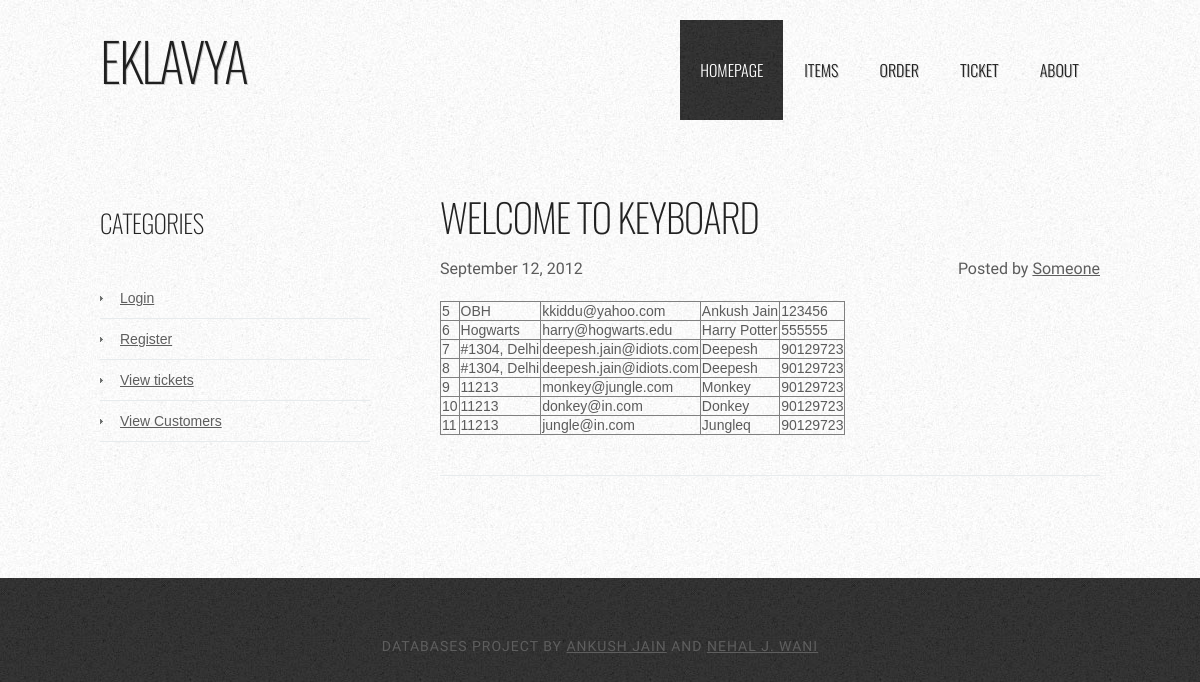
Page /customerItems.php on the committed database.
### tables this page shows
CREATE TABLE `Customer` (
  `CustID` int(10) NOT NULL AUTO_INCREMENT,
  `Address` varchar(500) NOT NULL,
  `Email` varchar(100) NOT NULL,
  `Name` varchar(100) NOT NULL,
  `Phone` varchar(15) NOT NULL,
  PRIMARY KEY (`CustID`)
);

### essential.php (the view, shortened to what this page needs)
<?php
function dbconnect(){
	$con = mysql_connect('localhost','root','ambition');
	if(!$con){
		die("Error in connection!");
	}
	else {
		$chooseDB = "USE dbapp";
		$fetchDB = mysql_query( $chooseDB , $con);
	}
}
function execute($query){
	GLOBAL $con;
	$result = mysql_query($query,$con);
	if(!$result){
		echo mysql_error();
		die("Cannot execute the query ".$query);
	}
	else{
		return $result;
	}
}
function data2Table($query){
	$result=execute($query);
	$string="";
	while($rows = mysql_fetch_assoc($result)){
		$string.="<tr>";
		foreach($rows as $row){
			$string.="<td>".$row."</td>";
		}
		$string.="</tr>";
	}
	return $string;
}
?>

### header.php (shortened to what this page needs)
<!DOCTYPE html PUBLIC "-//W3C//DTD XHTML 1.0 Strict//EN" "http://www.w3.org/TR/xhtml1/DTD/xhtml1-strict.dtd">
<html xmlns="http://www.w3.org/1999/xhtml">
<head>
<link href="style.css" rel="stylesheet" type="text/css" media="screen" />
</head>
<body>
<div id="wrapper">
	<div id="header-wrapper">
		<div id="header" class="container">
			<div id="logo">
				<h1><a href="#">Eklavya</a></h1>
			</div>
			<div id="menu">
				<ul>
					<li class="current_page_item"><a href="#">Homepage</a></li>
					<li><a href="selectItems.php">Items</a></li>
					<li><a href="">Order</a></li>
					<li><a href="raiseTicket.php">Ticket</a></li>
					<li><a href="about.php">About</a></li>
				</ul>
			</div>
		</div>
	</div>
	<div id="page">
		<div id="content">

### customerItems.php
<?php include_once('header.php');
include_once('essential.php');
$query="select * from Customer";
?>
			<div class="post">
				<h2 class="title"><a href="#">Welcome to Keyboard </a></h2>
				<p class="meta">
						<span class="date">September 12, 2012</span>
						<span class="posted">Posted by <a href="#">Someone</a></span>
				</p>
				<div style="clear: both;">&nbsp;</div>
				<div class="entry">
					<table border="1">
						<?php echo data2Table($query); ?>
					</table>
				</div>
			</div>
<?php include_once('footer.php'); ?>

### footer.php
			<div style="clear: both;">&nbsp;</div>
		</div>
		<div id="sidebar">
			<ul>
				<li>
					<h2>Categories</h2>
					<ul>
						<li><a href="login.php">Login</a></li>
						<li><a href="registration.php">Register</a></li>
						<li><a href="ticketItems.php">View tickets</a></li>
						<li><a href="customerItems.php">View Customers</a></li>
					</ul>
				</li>
			</ul>
		</div>
		<div style="clear: both;">&nbsp;</div>
	</div>
</div>
<div id="footer">
	<p>	Databases Project by <a href="#">Ankush Jain</a> and <a href="#">Nehal J. Wani</a></p>
</div>
</body>
</html>

### style.css (style rules this page uses)
body { margin: 0; padding: 0; background: #050505 url(images/img01.jpg) repeat; font-family: Arial, Helvetica, sans-serif; font-size: 14px; color: #5B5B5B; }
h1, h2, h3 { margin: 0; padding: 0; text-transform: uppercase; font-weight: normal; font-family: 'Oswald', sans-serif; font-weight: 200; color: #222222; }
h1 { font-size: 2em; }
h2 { font-size: 2.8em; }
p, ul, ol { margin-top: 0; line-height: 180%; }
a { color: #5E5E5E; }
#wrapper { background: #FFFFFF url(images/img05.jpg) repeat; }
.container { width: 1000px; margin: 0px auto; }
#header-wrapper { overflow: hidden; }
#header { width: 1000px; height: 150px; margin: 0 auto; padding: 0px 0px; }
#logo { float: left; width: 300px; margin: 0; padding: 0; color: #FFFFFF; }
#logo h1 { line-height: 120px; letter-spacing: -2px; font-size: 3.8em; }
#logo h1 a { color: #1F1F1F; text-shadow: 1px 1px 0px rgba(0,0,0,.2); }
#logo a { border: none; background: none; text-decoration: none; color: #000000; }
#menu { float: right; width: 500px; height: 90px; margin: 0 auto; padding: 0; }
#menu ul { float: right; margin: 0; padding: 20px 0px 0px 0px; list-style: none; line-height: normal; }
#menu li { float: left; }
#menu a { display: block; line-height: 100px; margin-right: 1px; padding: 0px 20px 0px 20px; text-decoration: none; text-align: center; text-shadow: 1px 1px 0px rgba(0,0,0,.2); text-transform: uppercase; font-family: 'Oswald', sans-serif; font-size: 16px; font-weight: 300; color: #1F1F1F; border: none; }
#menu a:hover, #menu .current_page_item a { background: url(images/img01.jpg) repeat; text-decoration: none; color: #FFFFFF; }
#page { width: 1000px; margin: 0 auto; padding: 30px 0px; }
#content { float: right; width: 660px; padding: 0px 0px 0px 0px; }
.post { overflow: hidden; margin-bottom: 40px; border-bottom: 1px solid #E7EBED; }
.post .title { padding: 7px 0px 0px 0px; letter-spacing: -1px; }
.post .title a { border: none; text-decoration: none; color: #222222; }
.post .meta { margin-bottom: 30px; padding: 10px 0px 0px 0px; text-align: left; font-family: 'Abel', sans-serif; font-size: 16px; font-weight: 300; }
.post .meta .date { float: left; }
.post .meta .posted { float: right; }
.post .entry { padding: 0px 0px 40px 0px; text-align: justify; }
#sidebar { float: left; width: 270px; margin: 0px; padding: 30px 0px 0px 0px; }
#sidebar ul { margin: 0; padding: 0; list-style: none; }
#sidebar li { margin: 0; padding: 0; }
#sidebar li ul { margin: 0px 0px; padding-bottom: 30px; }
#sidebar li li { line-height: 40px; border-bottom: 1px solid #E7EBED; margin: 0px 0px; border-left: none; }
#sidebar li li a { padding: 0px 0px 0px 20px; background: url(images/img04.jpg) no-repeat left 50%; }
#sidebar h2 { height: 38px; padding: 0px 0px 30px 0px; letter-spacing: -.5px; font-size: 1.8em; color: #222222; }
#sidebar a { border: none; }
#footer { height: 140px; margin: 0 auto; padding: 50px 0 15px 0; font-family: 'Abel', sans-serif; }
#footer p { margin: 0; padding-top: 10px; letter-spacing: 1px; line-height: normal; font-size: 14px; text-transform: uppercase; text-align: center; color: #5E5E5E; }
#footer a { color: #5E5E5E; }
table, tr, td { border-collapse: collapse; }

### rows in the picture
customer: CustID "5", Address "OBH", Email "kkiddu@yahoo.com", Name "Ankush Jain", Phone "123456"
customer: CustID "6", Address "Hogwarts", Email "harry@hogwarts.edu", Name "Harry Potter", Phone "555555"
customer: CustID "7", Address "#1304, Delhi", Email "deepesh.jain@idiots.com", Name "Deepesh", Phone "90129723"
customer: CustID "8", Address "#1304, Delhi", Email "deepesh.jain@idiots.com", Name "Deepesh", Phone "90129723"
customer: CustID "9", Address "11213", Email "monkey@jungle.com", Name "Monkey", Phone "90129723"
customer: CustID "10", Address "11213", Email "donkey@in.com", Name "Donkey", Phone "90129723"
customer: CustID "11", Address "11213", Email "jungle@in.com", Name "Jungleq", Phone "90129723"
